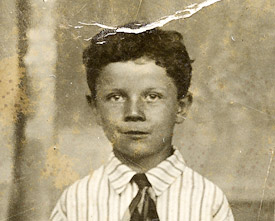
#> input picture source/test5.jpg, 275 x 221 px
$ python test5.py
#> lines starting #> are read from the running program, lines starting #| are printed output that depends on the picture; after the words box and inside, x2 and y2 are one past the last pixel; in counts of white or black regions, pixels touching at a corner belong together
import cv2
import numpy as np
from matplotlib import pyplot as plt


images= cv2.imread('source/test5.jpg')
#> images is the input picture: shape (221, 275, 3); mean B, G, R 125.5, 157.1, 170.4
img= cv2.fastNlMeansDenoisingColored(images,None,10,10,7,21)
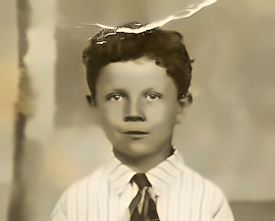
#> img: shape (221, 275, 3); mean B, G, R 124.5, 156.9, 170.2

def empty(a):
    pass
# [9 lines of commented-out code are left out]

while True:
    hsv = cv2.cvtColor(img,cv2.COLOR_BGR2HSV)
#> hsv: shape (221, 275, 3); mean H, S, V 21.3, 75.3, 170.2

    # [10 lines of commented-out code are left out]
    lower = np.array([25,0,0])
    upper = np.array([179,255,255])
    # print(h_min,h_max,s_min,s_max,v_min,v_max)
    mask = cv2.inRange(hsv, lower, upper)
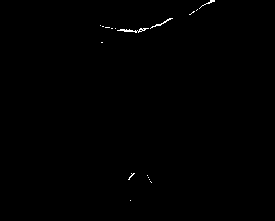
#> mask: shape (221, 275); 0.28% white in thin lines or dots, all inside (x1, y1, x2, y2) = (100, 0, 215, 201)
    # [6 lines of commented-out code are left out]
    ret, thresh1 = cv2.threshold(mask, 100, 255, cv2.THRESH_BINARY)

    kernel = np.ones((5, 5), np.uint8)
    dilate = cv2.dilate(thresh1, kernel,iterations=1)
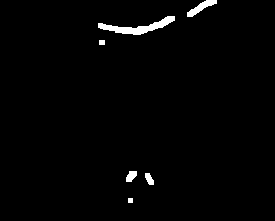
#> dilate: shape (221, 275); 1.5% white; 6 white regions, box (x1, y1, x2, y2) and area: (98, 16, 175, 35) 520, (187, 0, 217, 17) 196, (126, 171, 137, 182) 88, (145, 173, 154, 185) 73, (99, 40, 105, 45) 30, (128, 198, 133, 203) 25
    inpaint = cv2.inpaint(img,dilate,1,cv2.INPAINT_NS)
    # cv2.imshow("frame", img)
    #
    # cv2.imshow("inpaint",inpaint)


    plt.subplot(121)
    plt.imshow(images)
    plt.title('Original Image')
    plt.xticks([]), plt.yticks([])

    plt.subplot(122)
    plt.imshow(inpaint)
    plt.title('Result')
    plt.xticks([]), plt.yticks([])
    plt.show()
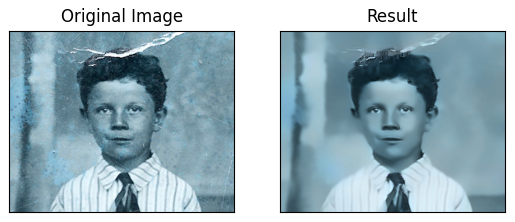
#> figure drawn by matplotlib, 2 panels; B, G, R data is drawn as R, G, B
    ##----->> to exit press q
    if cv2.waitKey(1) & 0xFF ==ord('q'):
#> (key q is pressed here)
        break

$ run again, with source/test1.jpg copied over source/test5.jpg
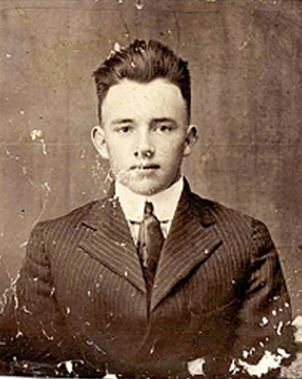
#> input picture source/test1.jpg, 302 x 379 px
#> images is the input picture: shape (379, 302, 3); mean B, G, R 79.9, 97.8, 123.7
#> hsv: shape (379, 302, 3); mean H, S, V 12.2, 107.9, 123.8
#> `mask = cv2.inRange(hsv, lower, upper)`:
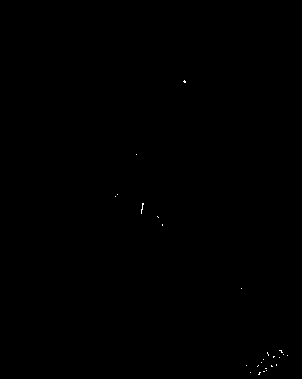
#> mask: shape (379, 302); 0.06% white in thin lines or dots, all inside (x1, y1, x2, y2) = (115, 80, 288, 375)
#> dilate: shape (379, 302); 0.66% white; 11 white regions, largest, box (x1, y1, x2, y2) and area: (255, 348, 290, 369) 260, (256, 362, 279, 377) 154, (139, 201, 146, 216) 86
#> `plt.show()`:
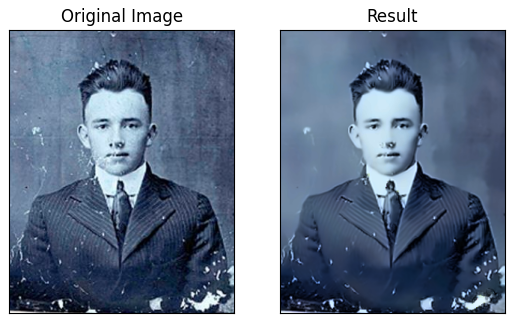
#> figure drawn by matplotlib, 2 panels; B, G, R data is drawn as R, G, B

$ run again, with source/test3.jpg copied over source/test5.jpg
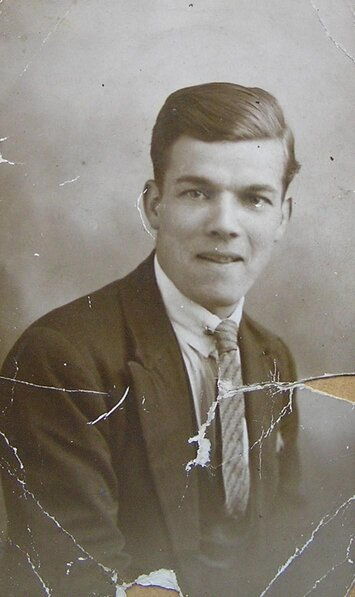
#> input picture source/test3.jpg, 355 x 597 px
#> images is the input picture: shape (597, 355, 3); mean B, G, R 121.1, 130.7, 136.6
#> hsv: shape (597, 355, 3); mean H, S, V 19.4, 40.6, 136.5
#> `mask = cv2.inRange(hsv, lower, upper)`:
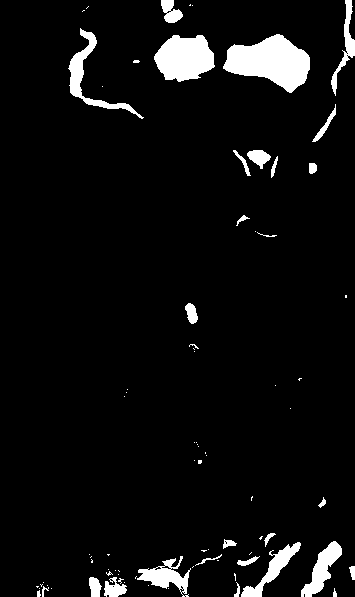
#> mask: shape (597, 355); 5.6% white; 81 white regions (53 under 20 px), largest, box (x1, y1, x2, y2) and area: (223, 34, 310, 93) 3086, (154, 35, 215, 82) 2099, (68, 28, 144, 119) 1100
#> dilate: shape (597, 355); 9.3% white; 37 white regions, largest, box (x1, y1, x2, y2) and area: (221, 32, 312, 95) 3694, (152, 33, 217, 84) 2571, (66, 26, 146, 121) 1908
#> `plt.show()`:
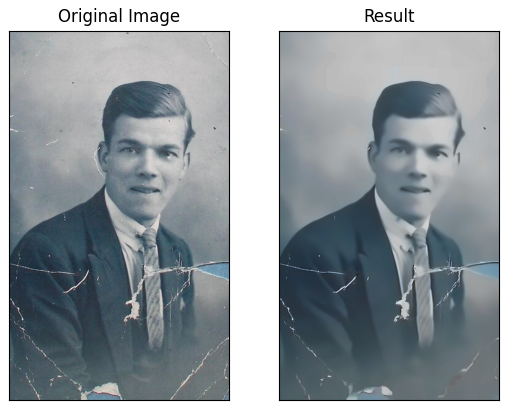
#> figure drawn by matplotlib, 2 panels; B, G, R data is drawn as R, G, B
